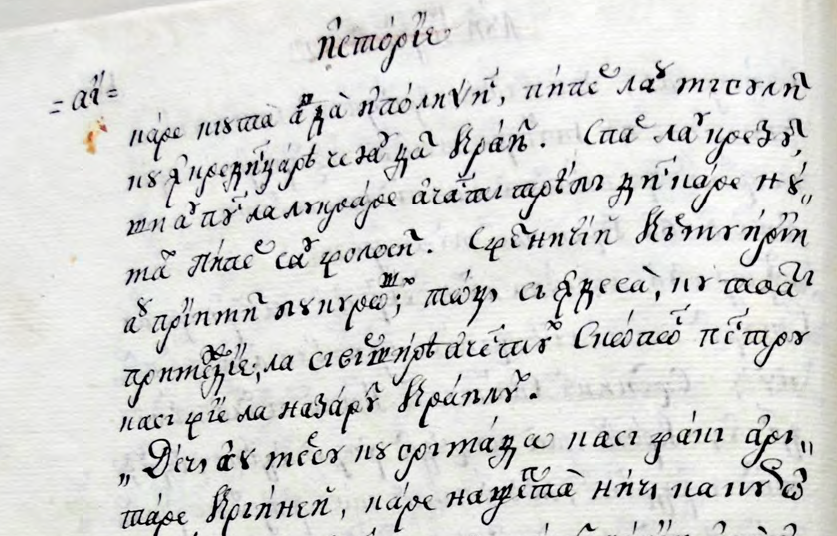
#> input picture Rows.png, 837 x 536 px
$ jupyter execute --allow-errors Ideea1_FilterAndRidge.ipynb
#> lines starting #> are read from the running program, lines starting #| are printed output that depends on the picture
[cell 1]
import numpy as np
import scipy as sp
import scipy.interpolate
import scipy.signal
import skimage as ski
import skimage.color, skimage.filters

import matplotlib.pyplot as plt

from itertools import pairwise

import cv2

## Load image

Load the image and make sure it is grayscale.

[cell 2]
I = plt.imread('Rows.png')
#> I is the input picture: shape (536, 837, 3) float32; mean R, G, B 0.837, 0.838, 0.83
I = ski.color.rgb2gray(I)
#> I: shape (536, 837) float32
plt.imshow(I, cmap='gray')

Let's invert the image, so that the text is white in a black background

[cell 3]
maxval = np.max(I)
#> maxval = 1
Iinv = maxval - I
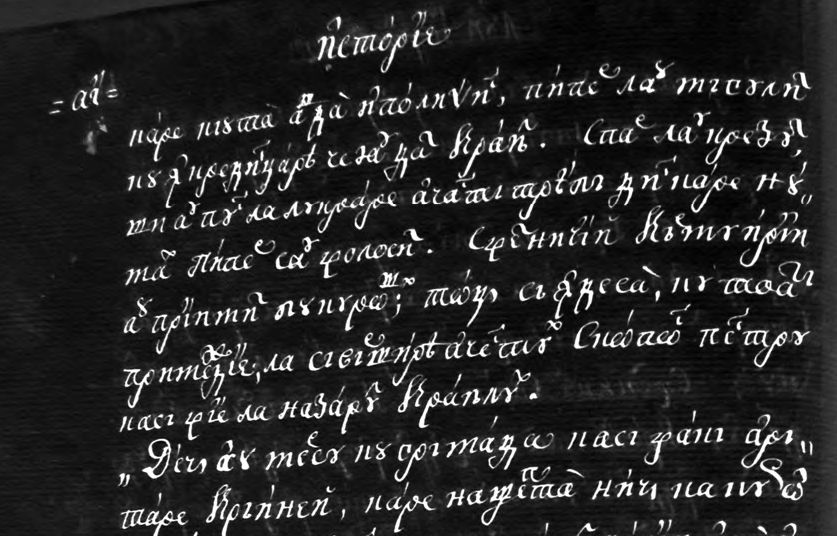
#> Iinv: shape (536, 837) float32; min 0, max 1, mean 0.162
plt.imshow(Iinv, cmap='gray')

## Filter the image

We apply Gaussian filtering, with an elliptic kernel. We use a horizontal ellipse to fikter more on the rows, exploiting the *a priori* knowledge that rows are roughly horizontal.

Below is the kernel used:

[cell 4]
Idirac = np.zeros((301,301))
Idirac[150,150] = 1
Ikernel = ski.filters.gaussian(Idirac, sigma=[5, 50])
plt.imshow(Ikernel, cmap='gray')
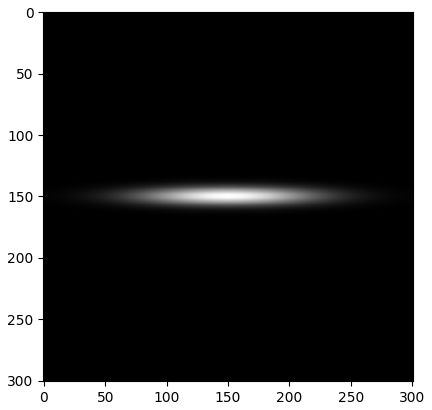
#> figure drawn by matplotlib, 1 panel

The filtered image is:

[cell 5]
If = ski.filters.gaussian(Iinv, sigma=[5, 50])
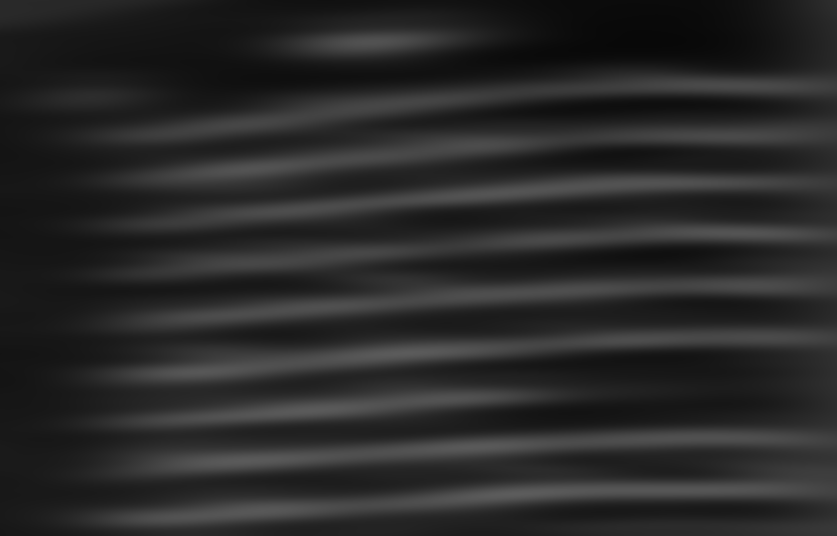
#> If: shape (536, 837) float32; min 0.0333, max 0.363, mean 0.163
plt.figure()
plt.imshow(If, cmap='gray')

## Find ridges

Select a vertical band in the middle of the page, in order to make sure we catch all the lines, and compute its histogram.

[cell 6]
band_mid = int(I.shape[1] / 2)
#> band_mid = 418
band_halfwidth = 50

h = np.sum(If[:, band_mid-band_halfwidth:band_mid+band_halfwidth], axis=1)
#> h = 536 values, max 34.54 at index 352, min 7.02 at index 73, mean 18.8
plt.plot(h)
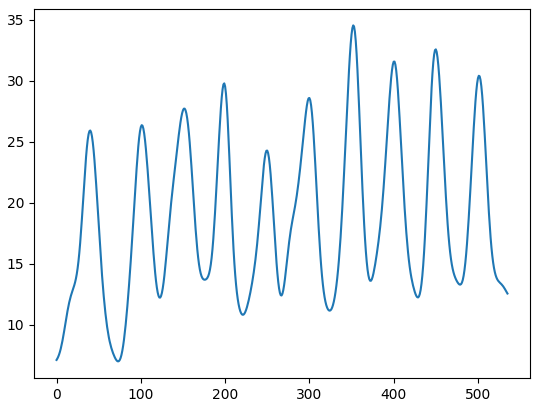
#> figure drawn by matplotlib, 1 panel; curve peaks at x = 352, y = 34.54

The peaks in the histogram correspond to the rows.

[cell 7]
peaks, _ = scipy.signal.find_peaks(h)
#> peaks = [40, 101, 152, 199, 250, 300, 352, 401, 450, 501]
plt.plot(h)
plt.plot(peaks, h[peaks], "o")
#> figure, not shown here; curve peaks at x = 352, y = 34.54; curve peaks at x = 352, y = 34.54

We define a function to follow the ridge, starting from a given point.

[cell 8]
import numpy as np

def ridge_following(I, start_point, max_stride=1, stop_thresh = 0.5):
    """Follow a ridge in the image, starting from a given point, going both left and right

    Args:
        I: the image
        start_point: one point on the ridge
        max_stride (int, optional): local window where to search for the next point on the ridge. Defaults to 1.
        stop_thresh (float, optional): stop ridge when next point is smaller than (stop_thresh * max value) on the ridge

    Returns:
        a vector with the row coordinates of points on the ridge
    """

    assert len(I.shape)==2
    cols = I.shape[1]

    start_row, start_col = start_point

    # Prepare output vector, start with -1
    ridge = -1 * np.ones(cols, dtype=int)
    ridge[start_col] = start_row

    # Follow ridge to the right of start_point
    max_value = I[start_row, start_col]
    for i in range(start_col+1, cols):

        ridge[i] = ridge[i-1] - max_stride + np.argmax(I[ridge[i-1] - max_stride : ridge[i-1] + max_stride + 1, i])

        # Update max value
        max_value = max(max_value, I[ridge[i],i])

        # Check termination
        if I[ridge[i],i] < stop_thresh * max_value:
            ridge[i] = -1
            break

    # Follow ridge to the left of start_point
    max_value = I[start_row, start_col]
    for i in range(start_col-1, -1, -1):

        ridge[i] = ridge[i+1] - max_stride + np.argmax(I[ridge[i+1] - max_stride : ridge[i+1] + max_stride + 1, i])

        # Update max value
        max_value = max(max_value, I[ridge[i],i])

        # Check termination
        if I[ridge[i],i] < stop_thresh * max_value:
            ridge[i] = -1
            break

    return ridge

Now let's apply the ridge extraction on the image, starting on the peak points found earlier.

[cell 9]
If2 = np.copy(I)

# Follow ridges and plot
ridges = []
for peak in peaks:

    ridge = ridge_following(If, [peak, band_mid], stop_thresh=0.5)

    # Mark on figure
    for c in range(If2.shape[1]):
        if ridge[c] != -1:
            If2[ridge[c],c] = 0

    ridges.append(ridge)
#> this loop made 10 passes
#> (peak, start_row in ridge_following) on passes 1 to 10: (40, 40), (101, 101), (152, 152), (199, 199), (250, 250), (300, 300), (352, 352), (401, 401), (450, 450), (501, 501)
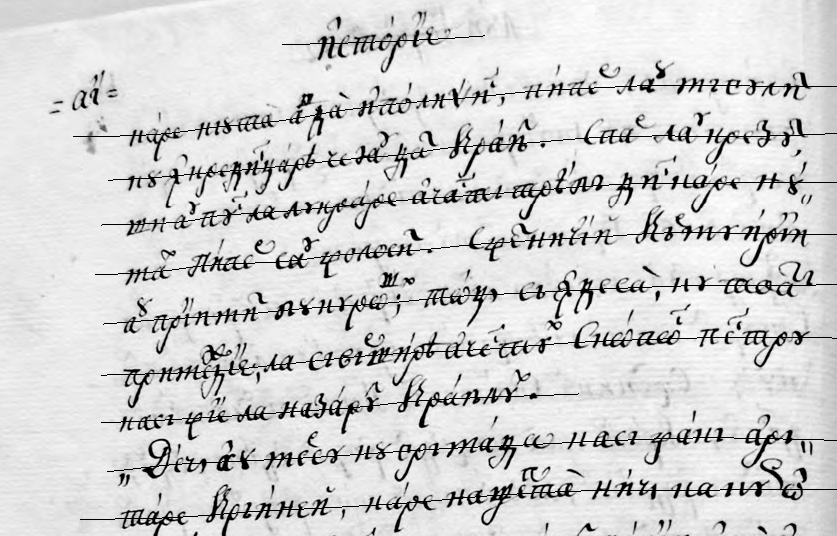
#> If2: shape (536, 837) float32; min 0, max 1, mean 0.828
#> after the loop, ridges = 10 items

plt.figure()
plt.imshow(If2, cmap='gray')

## Spline smoothing

We can smooth and approximate ridges in different ways.

For example we can use splines of degree 1, i.e. approximate as a piecewise linear signal.

[cell 10]
# Smoothing
for ridge in ridges:

    # Limit to part != -1
    x = np.array(range(I.shape[1]))
    x_actual = x[ridge != -1]
    ridge_actual = ridge[ridge != -1]

    spl = sp.interpolate.UnivariateSpline(x_actual, ridge_actual, k=1, s=len(x)/2)

    plt.plot(x_actual, spl(x_actual))
#> this loop made 10 passes

plt.gca().invert_yaxis()
plt.show()
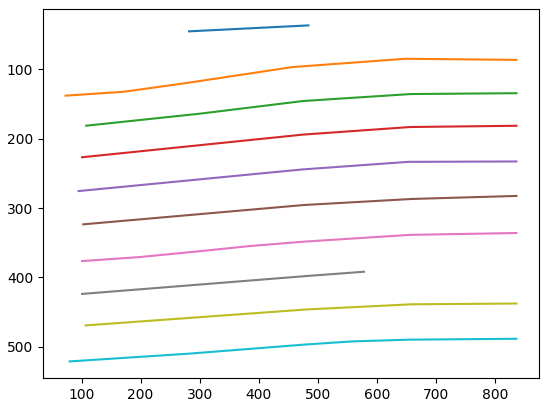
#> figure drawn by matplotlib, 1 panel; curve peaks at x = 282, y = 44.99; curve peaks at x = 73, y = 137.7; curve peaks at x = 108, y = 181.1

Zooming on one of the ridges:

[cell 11]
ridge = ridges[1]
#> ridge = 837 values, max 136 at index 73, min -1 at index 0, mean 94.84

# Limit to part != -1
x = np.array(range(I.shape[1]))
#> x = 837 values from 0 to 836
x_actual = x[ridge != -1]
#> x_actual = 764 values from 73 to 836
ridge_actual = ridge[ridge != -1]
#> ridge_actual = 764 values, max 136 at index 0, min 85 at index 564, mean 104

spl = sp.interpolate.UnivariateSpline(x_actual, ridge_actual, k=1, s=len(x)/2)

plt.plot(x_actual, ridge_actual)
plt.plot(x_actual, spl(x_actual))

plt.gca().invert_yaxis()
plt.show()
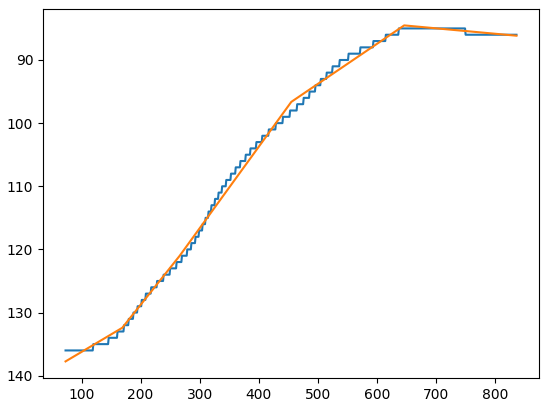
#> figure drawn by matplotlib, 1 panel; curve peaks at x = 73, y = 136; curve peaks at x = 73, y = 137.7

## Piecewise linear approximation with fixed number of segments

We can use the Python package `pwfl`. An example on approximating one of the ridges with 4 segments:

[cell 12]
import pwlf

ridge = ridges[1]

# Limit to part != -1
x = np.array(range(I.shape[1]))
x_actual = x[ridge != -1]
ridge_actual = ridge[ridge != -1]

# initialize piecewise linear fit with your x and y data
#> (the rest of this cell did not finish here and is left out)

## Approximating all ridges with segments

[cell 13]
my_pwlfs = []
knots_all = []
knots_y_all = []
If3 = np.copy(I)

n_segments = 4
n_knots = n_segments + 3

#> (the rest of this cell did not finish here and is left out)

Plot grid

[cell 14]
plt.imshow(If3, cmap='gray')

for k in range(len(knots_all)-1):
    for i in range(7):
        #plt.plot([knots_y_all[k][i], knots_y_all[k+1][i]],[knots_all[k][i], knots_all[k+1][i]])
        plt.plot([knots_all[k][i], knots_all[k+1][i]],[knots_y_all[k][i], knots_y_all[k+1][i]])
        #print([knots_all[k][i], knots_all[k+1][i]])
        #print([knots_y_all[k][i], knots_y_all[k+1][i]])

plt.show()

[cell 15]
# Compute target coordinates
# Horizontal line
target_knots_y_all = [[knots_y[0]]*len(knots_y)  for knots_y in knots_y_all]

# According to lengths
ridge_length = []
for xs, ys in zip(knots_all, knots_y_all):
     ridge_length.append(sum([np.linalg.norm(np.array(p2)-np.array(p1)) for p1, p2 in pairwise(zip(xs, ys))]))
ridge_length

ridge_cum_length = []
for xs, ys in zip(knots_all, knots_y_all):
     # Prepend 0, gets lots because of pairwise()
     ridge_cum_length.append(np.cumsum([0] + [np.linalg.norm(np.array(p2)-np.array(p1)) for p1, p2 in pairwise(zip(xs, ys))]))
ridge_cum_length

target_length = I.shape[1]
#> target_length = 837
target_knots_x_all = [cumlen / totallen * target_length for cumlen,totallen in zip(ridge_cum_length, ridge_length)]
#> target_knots_x_all = []
target_knots_x_all

[cell 16]
If4 = np.copy(I)
plt.imshow(If4, cmap='gray')

for k in range(len(target_knots_x_all)-1):
    plt.plot([0, If4.shape[1]],[target_knots_y_all[k][0], target_knots_y_all[k][0]], 'k')
    for i in range(7):
        #plt.plot([knots_y_all[k][i], knots_y_all[k+1][i]],[knots_all[k][i], knots_all[k+1][i]])
        plt.plot([target_knots_x_all[k][i], target_knots_x_all[k+1][i]],[target_knots_y_all[k][i], target_knots_y_all[k+1][i]])
        #print([knots_all[k][i], knots_all[k+1][i]])
        #print([knots_y_all[k][i], knots_y_all[k+1][i]])

plt.show()

## Rectify

Compute target points for all rectangles defined by the knots

TODO

[cell 17]
# Rectify a box
def rect_box_image(points_src, points_dst, Iold):

    Inew = Iold.copy()

    persp_mat = cv2.getPerspectiveTransform(points_src, points_dst, cv2.DECOMP_LU)
    Ipersp = cv2.warpPerspective(Iold, persp_mat, Inew.shape[1::-1], flags=cv2.INTER_LINEAR)

    return Ipersp

[cell 18]
# for (itop, top), (ibottom, bottom) in pairwise(enumerate(target_knots_x_all)):
#     for topleft, topright in pairwise()
target_boxes = []
for k in range(len(target_knots_x_all)-1):
    # toprow_pairs = pairwise(target_knots_x_all[k])
    # botrow_pairs = pairwise(target_knots_x_all[k+1])
    #for top_left, top_right in pairwise(target_knots_x_all[k])
    for i in range(6):
        x_top_left  = target_knots_x_all[k][i]
        x_top_right = target_knots_x_all[k][i+1]
        x_bot_left  = target_knots_x_all[k+1][i]
        x_bot_right = target_knots_x_all[k+1][i+1]

        y_top_left  = target_knots_y_all[k][i]
        y_top_right = target_knots_y_all[k][i+1]
        y_bot_left  = target_knots_y_all[k+1][i]
        y_bot_right = target_knots_y_all[k+1][i+1]

        # Pair coordinates
        target_boxes.append([ [x_top_left, y_top_left], [x_top_right, y_top_right], [x_bot_right, y_bot_right], [x_bot_left, y_bot_left]])
#> after the loop, target_boxes = []

source_boxes = []
for k in range(len(knots_all)-1):
    # toprow_pairs = pairwise(target_knots_x_all[k])
    # botrow_pairs = pairwise(target_knots_x_all[k+1])
    #for top_left, top_right in pairwise(target_knots_x_all[k])
    for i in range(6):
        x_top_left  = knots_all[k][i]
        x_top_right = knots_all[k][i+1]
        x_bot_left  = knots_all[k+1][i]
        x_bot_right = knots_all[k+1][i+1]

        y_top_left  = knots_y_all[k][i]
        y_top_right = knots_y_all[k][i+1]
        y_bot_left  = knots_y_all[k+1][i]
        y_bot_right = knots_y_all[k+1][i+1]

        # Pair coordinates
        source_boxes.append([ [x_top_left, y_top_left], [x_top_right, y_top_right], [x_bot_right, y_bot_right], [x_bot_left, y_bot_left] ])

[cell 19]
# Prepare new matrix
I5 = np.zeros_like(I)

for src_box, dst_box in zip(source_boxes, target_boxes):
    Iwarped = rect_box_image(np.array(src_box, dtype = "float32"), np.array(dst_box, dtype = "float32"), I)

    # Create mask for the triangle we want to transform
    # mask = np.zeros(dst_img_cropped.shape, dtype = np.uint8)
    # cv2.fillConvexPoly(mask, np.int32(dst_triangle_cropped), (1.0, 1.0, 1.0), 16, 0);

    # # Delete all existing pixels at given mask
    # dst_img_cropped*=1-mask
    # # Add new pixels to masked area
    # dst_img_cropped+=dst_img_warped*mask

    mask = np.zeros_like(Iwarped, dtype=np.uint8)
    cv2.fillConvexPoly(mask, np.int32(dst_box), (1.0, 1.0, 1.0), 16, 0);

    # Delete all existing pixels at given mask
    I5*=1-mask
    # Add new pixels to masked area
    I5+=Iwarped*mask
#> I5: shape (536, 837) float32; every value is 0

plt.imshow(I5, cmap='gray')
plt.show()
